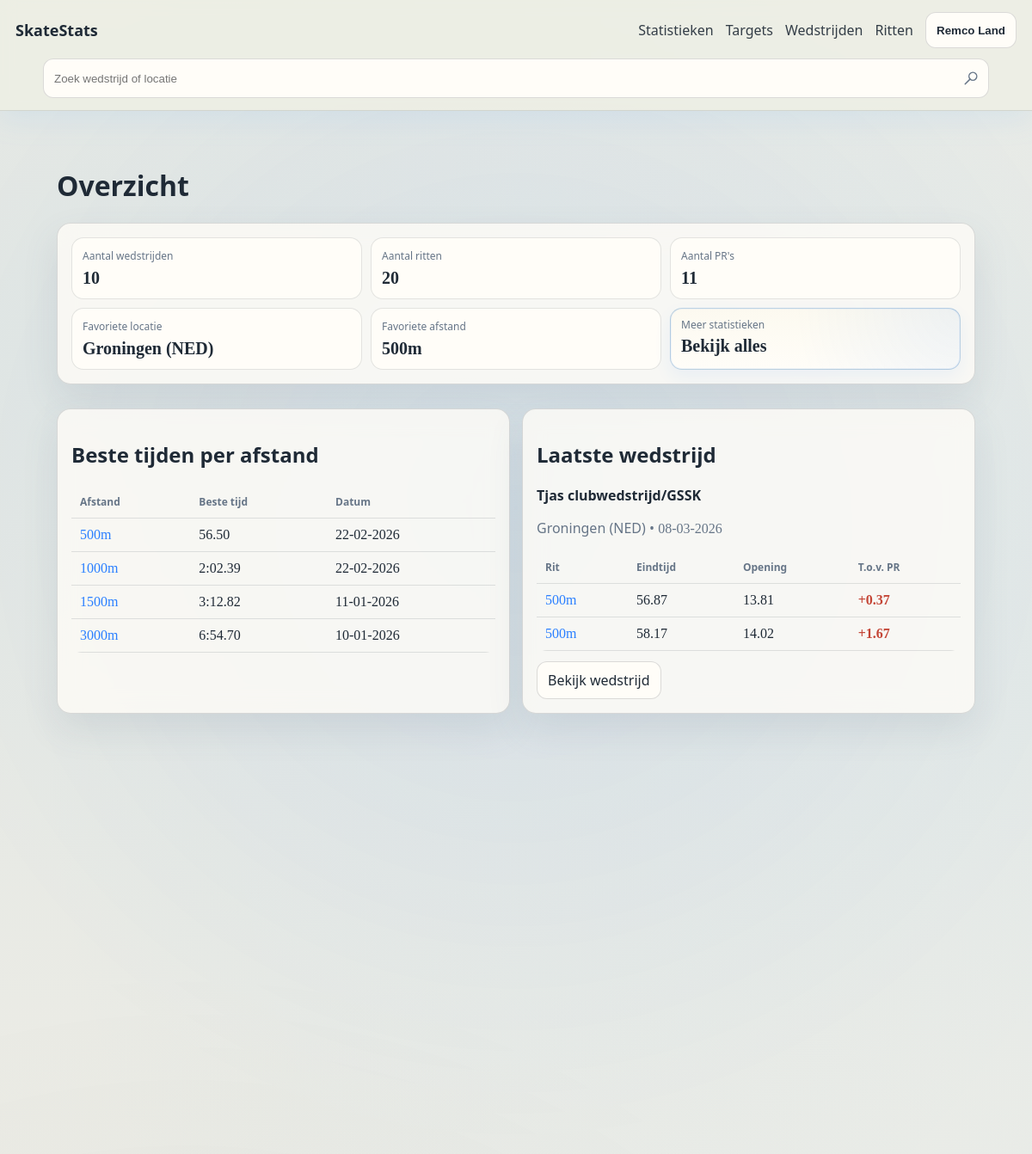
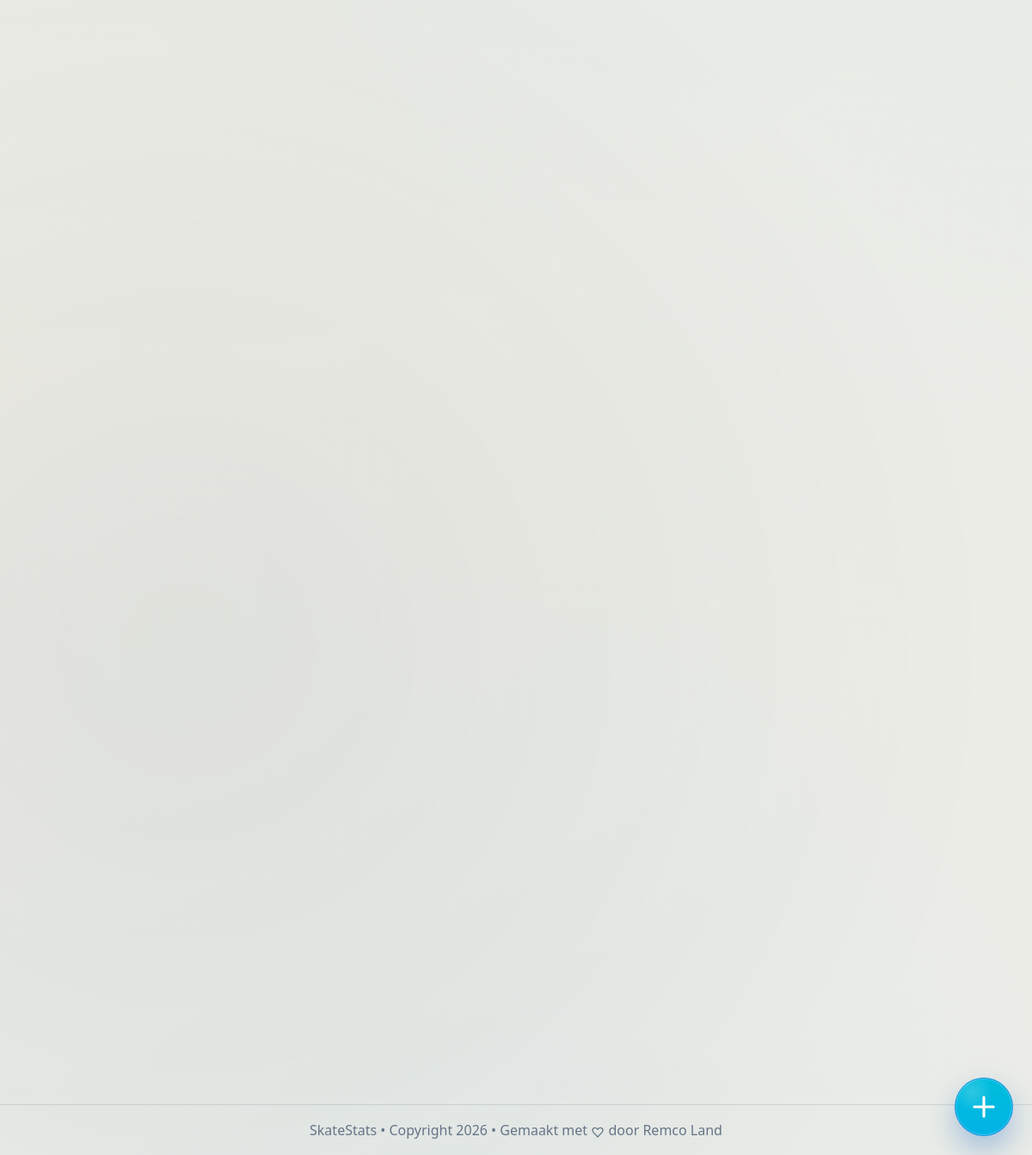
Screenshot of / (signed in) with the database file from the repository (2 pictures, top to bottom).
### tables this page shows
CREATE TABLE skater (
              id INTEGER PRIMARY KEY AUTOINCREMENT,
              name TEXT NOT NULL UNIQUE
            );

CREATE TABLE competition (
              id INTEGER PRIMARY KEY AUTOINCREMENT,
              name TEXT NOT NULL,
              venue TEXT,
              competition_date TEXT NOT NULL, -- YYYY-MM-DD
              notes TEXT,
              created_at TEXT NOT NULL
            , owner_user_id INTEGER);

CREATE TABLE race (
              id INTEGER PRIMARY KEY AUTOINCREMENT,
              competition_id INTEGER NOT NULL,
              skater_id INTEGER NOT NULL,
              distance_m INTEGER NOT NULL,
              category TEXT,
              class_name TEXT,
              lane TEXT,
              opponent TEXT,
              total_time_ms INTEGER,
              laps_csv TEXT,   -- "30.12,31.00,31.50"
              dnf INTEGER NOT NULL DEFAULT 0,
              notes TEXT,
              created_at TEXT NOT NULL, tag_key TEXT,
              FOREIGN KEY (competition_id) REFERENCES competition(id) ON DELETE CASCADE,
              FOREIGN KEY (skater_id) REFERENCES skater(id) ON DELETE RESTRICT
            );

### app/main.py (the view)
@app.get("/", response_class=HTMLResponse)
def home(
    request: Request,
    trend_season: str = "",
    osta_notice: str = "",
    osta_count: str = "",
):
    current_user = require_user(request)
    latest_comp = None
    latest_comp_races: list[sqlite3.Row] = []
    with db() as conn:
        competition_count = conn.execute(
            "SELECT COUNT(*) AS count FROM competition WHERE owner_user_id = ?",
            (int(current_user["id"]),),
        ).fetchone()["count"]
        comps = conn.execute(
            """
            SELECT id, name, venue, competition_date
            FROM competition
            WHERE owner_user_id = ?
            ORDER BY competition_date DESC, id DESC
            LIMIT 5
            """,
            (int(current_user["id"]),),
        ).fetchall()
        all_races = conn.execute(
            """
            SELECT r.id, r.competition_id, r.distance_m, r.total_time_ms, r.dnf, r.lane,
                   c.name AS competition_name, c.competition_date, c.venue
            FROM race r
            JOIN competition c ON c.id = r.competition_id
            WHERE r.skater_id = ? AND c.owner_user_id = ? AND r.total_time_ms IS NOT NULL
            ORDER BY c.competition_date ASC, r.id ASC
            """,
            (int(current_user["skater_id"]), int(current_user["id"])),
        ).fetchall()
        latest_comp = conn.execute(
            """
            SELECT c.id, c.name, c.venue, c.competition_date, COUNT(r.id) AS race_count
            FROM competition c
            JOIN race r ON r.competition_id = c.id
            WHERE c.owner_user_id = ? AND r.skater_id = ?
            GROUP BY c.id, c.name, c.venue, c.competition_date
            ORDER BY c.competition_date DESC, c.id DESC
            LIMIT 1
            """,
            (int(current_user["id"]), int(current_user["skater_id"])),
        ).fetchone()
        if latest_comp:
            latest_comp_races = conn.execute(
                """
                SELECT r.id, r.distance_m, r.total_time_ms, r.laps_csv, r.dnf
                FROM race r
                JOIN competition c ON c.id = r.competition_id
                WHERE r.competition_id = ? AND c.owner_user_id = ? AND r.skater_id = ?
                ORDER BY r.distance_m ASC, r.id ASC
                """,
                (int(latest_comp["id"]), int(current_user["id"]), int(current_user["skater_id"])),
            ).fetchall()
    best_times: dict[int, dict] = {}
    races_by_distance: dict[int, list] = {}
    distance_counts: dict[int, int] = {}
    venue_counts: dict[str, int] = {}
    pr_progress = build_pr_progress(all_races)
    for race in all_races:
        races_by_distance.setdefault(race["distance_m"], []).append(race)
        if race["distance_m"] is not None:
            distance = int(race["distance_m"])
            distance_counts[distance] = distance_counts.get(distance, 0) + 1
        if race["venue"]:
            venue_counts[race["venue"]] = venue_counts.get(race["venue"], 0) + 1
        if race["dnf"] != 1:
            current_best = best_times.get(race["distance_m"])
            if current_best is None or race["total_time_ms"] < current_best["total_time_ms"]:
                best_times[race["distance_m"]] = race
    favorite_venue = "-"
    if venue_counts:
        favorite_venue = sorted(venue_counts.items(), key=lambda item: (-item[1], item[0].lower()))[0][0]
    favorite_distance = "-"
    if distance_counts:
        favorite_distance = f"{sorted(distance_counts.items(), key=lambda item: (-item[1], item[0]))[0][0]}m"
    osta_notice_count = int(osta_count) if (osta_count or "").isdigit() else 0
    trend_context = build_home_trend_context(
        all_races,
        trend_season,
        default_to_current=("trend_season" not in request.query_params),
    )
    pr_race_ids = collect_pr_race_ids(all_races)
    latest_comp_analysis = None
    if latest_comp:
        latest_race_rows: list[dict] = []
        for row in latest_comp_races:
            race_id = int(row["id"])
            pr_ctx = pr_progress.get(
                race_id,
                {"is_pr": False, "previous_pr_ms": None},
            )
            previous_pr_ms = pr_ctx.get("previous_pr_ms")
            total_time_ms = row["total_time_ms"]
            pr_gap_ms = None
            if total_time_ms is not None and row["dnf"] != 1 and previous_pr_ms is not None:
                pr_gap_ms = int(total_time_ms) - int(previous_pr_ms)
            laps = laps_from_csv(row["laps_csv"])
            opening_ms = int(round(laps[0] * 1000)) if laps else None
            latest_race_rows.append(
                {
                    **dict(row),
                    "is_pr": bool(pr_ctx.get("is_pr")),
                    "pr_gap_ms": pr_gap_ms,
                    "opening_ms": opening_ms,
                }
            )
        latest_comp_analysis = {
            **dict(latest_comp),
            "races": latest_race_rows,
        }
    recent_pr_cutoff = (datetime.now().date() - timedelta(days=7)).strftime("%Y-%m-%d")
    best_times_rows: list[dict] = []
    for distance in sorted(best_times):
        row = dict(best_times[distance])
        row["is_recent_pr"] = (row.get("competition_date") or "") >= recent_pr_cutoff
        best_times_rows.append(row)
    return render(
        request,
        "index.html",
        osta_notice=(osta_notice or "").strip(),
        osta_notice_count=osta_notice_count,
        comps=comps,
        competition_count=competition_count,
        race_count=len(all_races),
        pr_count=len(pr_race_ids),
        favorite_venue=favorite_venue,
        favorite_distance=favorite_distance,
        best_times=best_times_rows,
        latest_comp_analysis=latest_comp_analysis,
        fmt_ms=fmt_ms,
        fmt_date=fmt_date_ymd_to_dmy,
        **trend_context,
    )

### app/main.py (called while the page is built)
def fmt_date_ymd_to_dmy(ymd: str | None) -> str:
    if not ymd:
        return "-"
    try:
        d = datetime.strptime(ymd, "%Y-%m-%d")
        return d.strftime("%d-%m-%Y")
    except ValueError:
        return ymd

def season_label_for_date(ymd: str) -> str:
    dt = datetime.strptime(ymd, "%Y-%m-%d").date()
    start_year = dt.year if dt.month >= 9 else dt.year - 1
    return f"{start_year}-{start_year + 1}"

def season_bounds_from_label(label: str) -> Tuple[str, str]:
    match = re.match(r"^(\d{4})-(\d{4})$", (label or "").strip())
    if not match:
        raise ValueError(f"invalid season label: {label}")
    start_year = int(match.group(1))
    end_year = int(match.group(2))
    if end_year != start_year + 1:
        raise ValueError(f"invalid season label: {label}")
    return f"{start_year}-09-01", f"{end_year}-04-30"

def db() -> sqlite3.Connection:
    conn = sqlite3.connect(DB_PATH)
    conn.execute("PRAGMA foreign_keys = ON")
    conn.row_factory = sqlite3.Row
    return conn

def get_user_by_id(conn: sqlite3.Connection, user_id: int) -> Optional[sqlite3.Row]:
    return conn.execute(
        """
        SELECT u.*, s.name AS skater_name
        FROM user u
        JOIN skater s ON s.id = u.skater_id
        WHERE u.id = ?
        """,
        (user_id,),
    ).fetchone()

def normalize_theme_preference(raw_value: str) -> str:
    value = (raw_value or "").strip().lower()
    if value == "light":
        return "light"
    if value == "system":
        return "system"
    return "dark"

def normalize_motion_preference(raw_value: str) -> str:
    value = (raw_value or "").strip().lower()
    if value in {"background", "cards", "none"}:
        return value
    return "all"

def resolved_theme(theme_preference: str) -> str:
    return "dark" if normalize_theme_preference(theme_preference) == "system" else normalize_theme_preference(theme_preference)

def require_user(request: Request) -> sqlite3.Row:
    current_user = getattr(request.state, "user", None)
    if current_user is None:
        raise RuntimeError("missing authenticated user")
    return current_user

def fmt_ms(ms: Optional[int]) -> str:
    if ms is None:
        return "-"
    sign = "-" if ms < 0 else ""
    total_seconds = abs(ms) / 1000.0
    minutes = int(total_seconds // 60)
    seconds = total_seconds - (minutes * 60)
    if minutes > 0:
        return f"{sign}{minutes}:{seconds:05.2f}"
    return f"{sign}{seconds:.2f}"

### app/templates/index.html (shortened to what this page needs)
﻿{% extends "base.html" %}
{% block content %}
  <h1>Overzicht</h1>
  <section class="card">
    <div class="grid3">
      <div class="stat">
        <div class="label">Aantal wedstrijden</div>
        <div class="value mono">{{ competition_count }}</div>
      </div>
      <div class="stat">
        <div class="label">Aantal ritten</div>
        <div class="value mono">{{ race_count }}</div>
      </div>
      <div class="stat">
        <div class="label">Aantal PR's</div>
        <div class="value mono">{{ pr_count }}</div>
      </div>
      <div class="stat stat-hide-mobile">
        <div class="label">Favoriete locatie</div>
        <div class="value mono">{{ favorite_venue }}</div>
      </div>
      <div class="stat stat-hide-mobile">
        <div class="label">Favoriete afstand</div>
        <div class="value mono">{{ favorite_distance }}</div>
      </div>
      <a href="/stats" class="stat stat-more-card">
        <span class="label">Meer statistieken</span>
        <div class="value mono">Bekijk alles</div>
      </a>
    </div>
  </section>
  <div class="grid">
    <section class="card">
      <h2>Beste tijden per afstand</h2>
      {% if best_times|length == 0 %}
        <p>Nog geen geldige tijden beschikbaar.</p>
      {% else %}
        <table>
          <thead>
            <tr><th>Afstand</th><th>Beste tijd</th><th>Datum</th></tr>
          </thead>
          <tbody>
            {% for r in best_times %}
              <tr>
                <td class="mono"><a href="/races/{{ r.id }}">{{ r.distance_m }}m</a></td>
                <td class="mono">
                  {{ fmt_ms(r.total_time_ms) }}
                </td>
                <td class="mono date-nowrap">{{ fmt_date(r.competition_date) }}</td>
              </tr>
            {% endfor %}
          </tbody>
        </table>
      {% endif %}
    </section>
    <section class="card">
      <h2>Laatste wedstrijd</h2>
      {% if not latest_comp_analysis %}
        <p>Nog geen ritten beschikbaar. Voeg een rit toe via <a href="/races/new">Nieuwe tijd</a>.</p>
      {% else %}
        <p class="muted">
          <strong><a href="/competitions/{{ latest_comp_analysis.id }}" class="text-strong">{{ latest_comp_analysis.name }}</a></strong>
        </p>
        <p class="muted">
          {% if latest_comp_analysis.venue %} {{ latest_comp_analysis.venue }}{% endif %}
          &bull; <span class="mono date-nowrap">{{ fmt_date(latest_comp_analysis.competition_date) }}</span>
        </p>
        <table>
          <thead>
            <tr><th>Rit</th><th>Eindtijd</th><th>Opening</th><th>T.o.v. PR</th></tr>
          </thead>
          <tbody>
            {% for r in latest_comp_analysis.races %}
              <tr>
                <td class="mono"><a href="/races/{{ r.id }}">{{ r.distance_m }}m</a></td>
                <td class="mono">
                  {% if r.total_time_ms is not none %}
                    {{ fmt_ms(r.total_time_ms) }}{% if r.dnf == 1 %} (DNF){% endif %}
                  {% else %}
                    -
                  {% endif %}
                </td>
                <td class="mono">
                  {% if r.opening_ms is not none %}
                    {{ fmt_ms(r.opening_ms) }}
                  {% else %}
                    -
                  {% endif %}
                </td>
                <td class="mono">
                  {% if r.total_time_ms is none or r.dnf == 1 %}
                    -
                  {% elif r.is_pr %}
                    <span class="badge-pr">PR</span>
                  {% elif r.pr_gap_ms is not none %}
                    {% if r.pr_gap_ms <= 0 %}
                      <span class="delta-good">{{ fmt_ms(r.pr_gap_ms) }}</span>
                    {% else %}
                      <span class="delta-bad">+{{ fmt_ms(r.pr_gap_ms) }}</span>
                    {% endif %}
                  {% else %}
                    -
                  {% endif %}
                </td>
              </tr>
            {% endfor %}
          </tbody>
        </table>
        <div class="row-actions" style="margin-top:12px;">
          <a href="/competitions/{{ latest_comp_analysis.id }}" class="btn">Bekijk wedstrijd</a>
        </div>
      {% endif %}
    </section>
  </div>
{% endblock %}

### app/templates/base.html (shortened to what this page needs)
﻿<!doctype html>
<html lang="nl" data-theme="{{ active_theme }}" data-theme-preference="{{ theme_preference }}" data-motion-preference="{{ motion_preference }}">
  <head>
    <link rel="stylesheet" href="/static/style.css" />
  </head>
  <body data-theme="{{ active_theme }}" data-theme-preference="{{ theme_preference }}" data-motion-preference="{{ motion_preference }}">
    <header class="topbar">
      <div class="brand">
        <a href="/">{{ app_title }}</a>
      </div>
      {% if current_user %}
        <form method="get" action="/competitions" class="nav-search nav-search-desktop" role="search">
          <input
            type="search"
            name="q"
            value="{{ selected_query or '' }}"
            placeholder="Zoek wedstrijd of locatie"
            aria-label="Zoek op wedstrijd of locatie"
          />
        </form>
        <nav class="nav-desktop">
          <a href="/stats">Statistieken</a>
          <a href="/targets">Targets</a>
          <a href="/competitions">Wedstrijden</a>
          <a href="/races">Ritten</a>
          <div class="profile-menu">
            <button
              type="button"
              class="btn-secondary profile-menu-toggle"
              aria-label="Profielmenu openen"
              aria-expanded="false"
              aria-controls="profile-menu-dropdown"
            >
              {{ owner_name }}
            </button>
          </div>
        </nav>
      {% endif %}
    </header>
    <main class="container">
      {% block content %}{% endblock %}
    </main>
    {% if current_user %}
      <div class="fab-menu" data-open="false">
        <button type="button" class="fab-toggle" aria-label="Snelle acties" aria-expanded="false">
          <span class="line-md-icon" style="--icon-url:url('/static/icons/line-md/plus.svg');" aria-hidden="true"></span>
        </button>
      </div>
    {% endif %}
    <footer class="footer">
      <span>SkateStats &bull; Copyright 2026 &bull; Gemaakt met <span class="line-md-icon" style="--icon-url:url('/static/icons/line-md/heart.svg');" aria-hidden="true"></span> door Remco Land</span>
    </footer>
  </body>
</html>

### rows the page displays
skater: name "Remco Land"
competition: venue "Groningen (NED)"
race: distance_m "500", total_time_ms "56.50"
competition: competition_date "22-02-2026"
race: distance_m "1000", total_time_ms "2:02.39"
race: distance_m "1500", total_time_ms "3:12.82"
competition: competition_date "11-01-2026"
race: distance_m "3000", total_time_ms "6:54.70"
competition: competition_date "10-01-2026"
competition: name "Tjas clubwedstrijd/GSSK", venue "Groningen (NED)", competition_date "08-03-2026"
race: distance_m "500", total_time_ms "56.87", fmt_ms "13.81", fmt_ms "0.37"
race: distance_m "500", total_time_ms "58.17", fmt_ms "14.02", fmt_ms "1.67"

### other values shown
{{ app_title }} "SkateStats"
{{ competition_count }} "10"
{{ race_count }} "20"
{{ pr_count }} "11"
{{ favorite_distance }} "500m"
